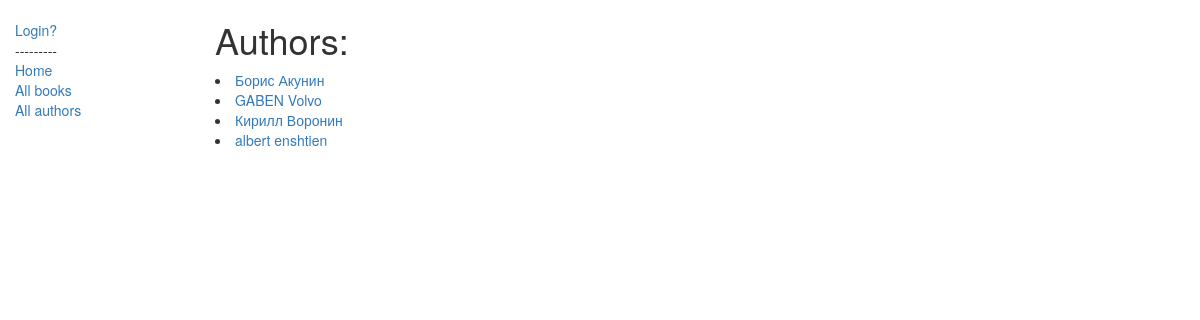
Screenshot of /catalog/authors/ with the database file from the repository.
### catalog/models.py (models this page shows, shortened)
class Author(models.Model):
    first_name = models.CharField(max_length=100)
    last_name = models.CharField(max_length=100)
    date_of_birth = models.DateField(null=True, blank=True)
    date_of_death = models.DateField('died', null=True, blank=True)
    def get_absolute_url(self):
        return reverse('author-detail', args=[str(self.id)])

### catalog/views.py (the view)
class AuthorListView(generic.ListView):
    model = Author
    paginate_by = 10
    template_name = 'authors_list.html'
    context_object_name = 'author_list'

### catalog/templates/authors_list.html
{% extends 'base_generic.html' %}
{% block content %}
<h1>Authors:</h1>
{% if author_list %}
    {% for author in author_list %}
        <li>
            <a href="{{ author.get_absolute_url }}">{{ author.first_name }} {{ author.last_name }}</a>
        </li>
    {% endfor %}
{% else %}
<p>There is no authors</p>
{% endif %}
{% endblock %}

### rows the page displays
Author: first_name "Борис", last_name "Акунин"
Author: first_name "GABEN", last_name "Volvo"
Author: first_name "Кирилл", last_name "Воронин"
Author: first_name "albert", last_name "enshtien"
